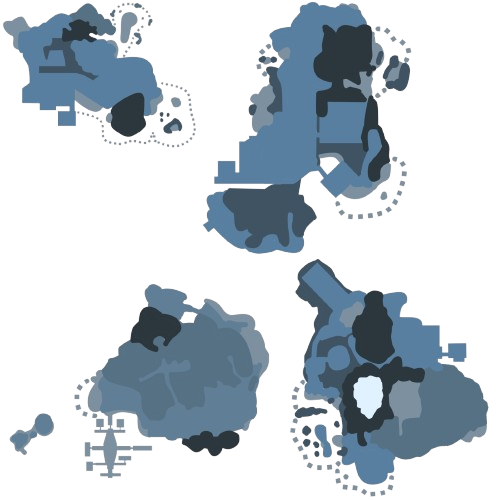
#> input picture assets/alola-islands-detailed.png, 500 x 500 px
$ python prepare_alola_islands.py
#> lines starting #> are read from the running program, lines starting #| are printed output that depends on the picture
"""Split the existing transparent Alola map into four independent PNGs."""
from pathlib import Path
from PIL import Image

ROOT = Path(__file__).resolve().parents[1]
SOURCE = ROOT / "assets" / "alola-islands-detailed.png"
TARGET = ROOT / "assets" / "islas"
REGIONS = {
    "melemele": (0.000, 0.000, 0.395, 0.309),
    "akala": (0.395, 0.000, 0.835, 0.519),
    "ula-ula": (0.000, 0.519, 0.563, 0.982),
    "poni": (0.563, 0.507, 1.000, 1.000),
}

def main():
    if not SOURCE.exists():
        raise FileNotFoundError(f"Missing map: {SOURCE}")
    source = Image.open(SOURCE).convert("RGBA")
#> source is the input picture: PIL image 500x500 RGBA; mean R, G, B, A 37, 46.6, 54.2, 92
    width, height = source.size
#> width = 500; height = 500
    if source.getchannel("A").getextrema()[0] == 255:
        raise ValueError("The source PNG is not transparent.")
    TARGET.mkdir(exist_ok=True, parents=True)
    for name, (left, top, right, bottom) in REGIONS.items():
        rect = tuple(round(v * length) for v, length in zip(
            (left, top, right, bottom), (width, height, width, height)
        ))
        cropped = source.crop(rect)
        bounds = cropped.getchannel("A").getbbox()
        if bounds is None:
            raise ValueError(f"No island pixels for {name}")
        cropped = cropped.crop(bounds)
        margin = max(6, round(width * 0.010))
        output = Image.new("RGBA", (cropped.width + margin * 2, cropped.height + margin * 2))
        output.paste(cropped, (margin, margin))
        path = TARGET / f"{name}.png"
        output.save(path, "PNG", optimize=True)
        print(f"Saved {path.relative_to(ROOT)}: {output.size}")
#> this loop made 4 passes
#> bounds on passes 1 to 4: (2, 2, 196, 148), (4, 1, 215, 260), (9, 23, 270, 219), (7, 4, 207, 244)
#> pass 1, in main, `cropped = source.crop(rect)`:
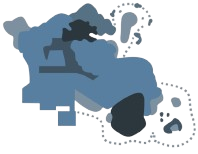
#> cropped: PIL image 198x154 RGBA; mean R, G, B, A 51.1, 63.9, 74.4, 111.1; transparent parts drawn white
#> pass 1, in main, `cropped = cropped.crop(bounds)`:
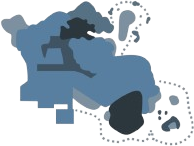
#> cropped: PIL image 194x146 RGBA; mean R, G, B, A 55, 68.8, 80.1, 119.6; transparent parts drawn white
#> pass 1, in main, `output.save(path, "PNG", optimize=True)`:
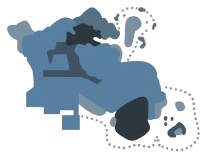
#> saved as melemele.png: PIL image 206x158 RGBA; mean R, G, B, A 47.9, 59.8, 69.7, 104.1; transparent parts drawn white
#> after the loop:
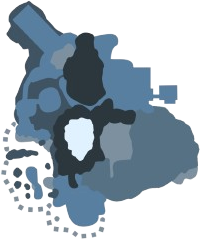
#> cropped: PIL image 200x240 RGBA; mean R, G, B, A 54.2, 67.9, 78.7, 137.7; transparent parts drawn white
#> after the loop:
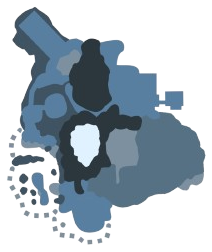
#> output: PIL image 212x252 RGBA; mean R, G, B, A 48.7, 61, 70.7, 123.8; transparent parts drawn white

if __name__ == "__main__":
    main()
